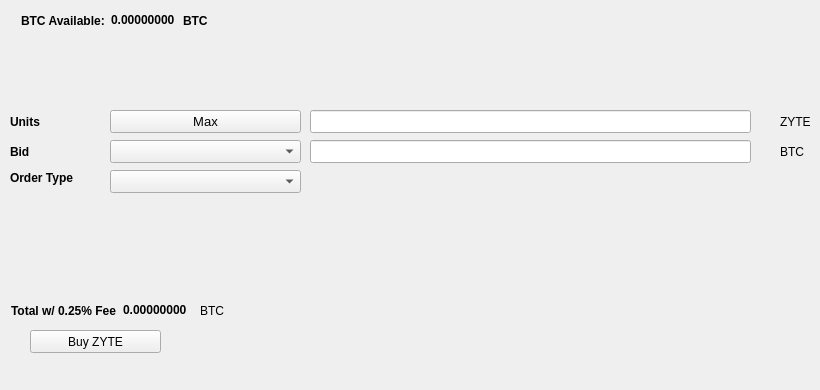
   <widget class="QWidget" name="BuyTab">
    <attribute name="title">
     <string>Buy</string>
    </attribute>
    <widget class="QPushButton" name="BuyENZ">
     <property name="geometry">
      <rect>
       <x>30</x>
       <y>330</y>
       <width>131</width>
       <height>23</height>
      </rect>
     </property>
     <property name="text">
      <string>Buy ZYTE</string>
     </property>
     <property name="icon">
      <iconset resource="../zyte.qrc">
       <normaloff>:/icons/bitcoin</normaloff>:/icons/bitcoin</iconset>
     </property>
    </widget>
    <widget class="QLabel" name="label_3">
     <property name="geometry">
      <rect>
       <x>10</x>
       <y>110</y>
       <width>46</width>
       <height>23</height>
      </rect>
     </property>
     <property name="font">
      <font>
       <weight>75</weight>
       <bold>true</bold>
      </font>
     </property>
     <property name="text">
      <string>Units</string>
     </property>
    </widget>
    <widget class="QLineEdit" name="UnitsInput">
     <property name="geometry">
      <rect>
       <x>310</x>
       <y>110</y>
       <width>441</width>
       <height>23</height>
      </rect>
     </property>
     <property name="font">
      <font>
       <pointsize>9</pointsize>
       <weight>75</weight>
       <bold>true</bold>
      </font>
     </property>
    </widget>
    <widget class="QLineEdit" name="BuyBidPriceEdit">
     <property name="geometry">
      <rect>
       <x>310</x>
       <y>140</y>
       <width>441</width>
       <height>23</height>
      </rect>
     </property>
     <property name="font">
      <font>
       <pointsize>9</pointsize>
       <weight>75</weight>
       <bold>true</bold>
      </font>
     </property>
    </widget>
    <widget class="QLabel" name="label_4">
     <property name="geometry">
      <rect>
       <x>780</x>
       <y>110</y>
       <width>31</width>
       <height>23</height>
      </rect>
     </property>
     <property name="text">
      <string>ZYTE</string>
     </property>
    </widget>
    <widget class="QLabel" name="label_5">
     <property name="geometry">
      <rect>
       <x>780</x>
       <y>140</y>
       <width>31</width>
       <height>23</height>
      </rect>
     </property>
     <property name="text">
      <string>BTC</string>
     </property>
    </widget>
    <widget class="QLabel" name="label_6">
     <property name="geometry">
      <rect>
       <x>10</x>
       <y>140</y>
       <width>46</width>
       <height>23</height>
      </rect>
     </property>
     <property name="font">
      <font>
       <weight>75</weight>
       <bold>true</bold>
      </font>
     </property>
     <property name="text">
      <string>Bid</string>
     </property>
    </widget>
    <widget class="QLabel" name="label_7">
     <property name="geometry">
      <rect>
       <x>10</x>
       <y>170</y>
       <width>91</width>
       <height>16</height>
      </rect>
     </property>
     <property name="font">
      <font>
       <weight>75</weight>
       <bold>true</bold>
      </font>
     </property>
     <property name="text">
      <string>Order Type</string>
     </property>
    </widget>
    <widget class="QPushButton" name="Buy_Max_Amount">
     <property name="geometry">
      <rect>
       <x>110</x>
       <y>110</y>
       <width>191</width>
       <height>23</height>
      </rect>
     </property>
     <property name="font">
      <font>
       <pointsize>10</pointsize>
      </font>
     </property>
     <property name="text">
      <string>Max</string>
     </property>
    </widget>
    <widget class="QComboBox" name="BuyBidcomboBox">
     <property name="geometry">
      <rect>
       <x>110</x>
       <y>140</y>
       <width>191</width>
       <height>23</height>
      </rect>
     </property>
     <property name="font">
      <font>
       <pointsize>10</pointsize>
      </font>
     </property>
    </widget>
    <widget class="QComboBox" name="buyOrdertypeCombo">
     <property name="geometry">
      <rect>
       <x>110</x>
       <y>170</y>
       <width>191</width>
       <height>23</height>
      </rect>
     </property>
     <property name="font">
      <font>
       <pointsize>10</pointsize>
      </font>
     </property>
    </widget>
    <widget class="QWidget" name="layoutWidget1">
     <property name="geometry">
      <rect>
       <x>21</x>
       <y>11</y>
       <width>227</width>
       <height>19</height>
      </rect>
     </property>
     <layout class="QHBoxLayout" name="horizontalLayout_3">
      <item>
       <widget class="QLabel" name="label232">
        <property name="font">
         <font>
          <weight>75</weight>
          <bold>true</bold>
         </font>
        </property>
        <property name="text">
         <string>BTC Available:</string>
        </property>
       </widget>
      </item>
      <item>
       <widget class="QLabel" name="BtcAvailableLbl">
        <property name="palette">
         <palette>
          <active>
           <colorrole role="WindowText">
            <brush brushstyle="SolidPattern">
             <color alpha="255">
              <red>0</red>
              <green>0</green>
              <blue>0</blue>
             </color>
            </brush>
           </colorrole>
           <colorrole role="Button">
            <brush brushstyle="SolidPattern">
             <color alpha="255">
              <red>0</red>
              <green>170</green>
              <blue>0</blue>
             </color>
            </brush>
           </colorrole>
           <colorrole role="Light">
            <brush brushstyle="SolidPattern">
             <color alpha="255">
              <red>0</red>
              <green>255</green>
              <blue>0</blue>
             </color>
            </brush>
           </colorrole>
           <colorrole role="Midlight">
            <brush brushstyle="SolidPattern">
             <color alpha="255">
              <red>0</red>
              <green>212</green>
              <blue>0</blue>
             </color>
            </brush>
           </colorrole>
           <colorrole role="Dark">
            <brush brushstyle="SolidPattern">
             <color alpha="255">
              <red>0</red>
              <green>85</green>
              <blue>0</blue>
             </color>
            </brush>
           </colorrole>
           <colorrole role="Mid">
            <brush brushstyle="SolidPattern">
             <color alpha="255">
              <red>0</red>
              <green>113</green>
              <blue>0</blue>
             </color>
            </brush>
           </colorrole>
           <colorrole role="Text">
            <brush brushstyle="SolidPattern">
             <color alpha="255">
              <red>0</red>
              <green>170</green>
              <blue>0</blue>
             </color>
            </brush>
           </colorrole>
           <colorrole role="BrightText">
            <brush brushstyle="SolidPattern">
             <color alpha="255">
              <red>255</red>
              <green>255</green>
              <blue>255</blue>
             </color>
            </brush>
           </colorrole>
           <colorrole role="ButtonText">
            <brush brushstyle="SolidPattern">
             <color alpha="255">
              <red>0</red>
              <green>0</green>
              <blue>0</blue>
             </color>
            </brush>
           </colorrole>
           <colorrole role="Base">
            <brush brushstyle="SolidPattern">
             <color alpha="255">
              <red>255</red>
              <green>255</green>
              <blue>255</blue>
             </color>
            </brush>
           </colorrole>
           <colorrole role="Window">
            <brush brushstyle="SolidPattern">
             <color alpha="255">
              <red>0</red>
              <green>170</green>
              <blue>0</blue>
             </color>
            </brush>
           </colorrole>
           <colorrole role="Shadow">
            <brush brushstyle="SolidPattern">
             <color alpha="255">
              <red>0</red>
              <green>0</green>
              <blue>0</blue>
             </color>
            </brush>
           </colorrole>
           <colorrole role="AlternateBase">
            <brush brushstyle="SolidPattern">
             <color alpha="255">
              <red>127</red>
              <green>212</green>
              <blue>127</blue>
             </color>
            </brush>
           </colorrole>
           <colorrole role="ToolTipBase">
            <brush brushstyle="SolidPattern">
             <color alpha="255">
              <red>255</red>
              <green>255</green>
              <blue>220</blue>
             </color>
            </brush>
           </colorrole>
           <colorrole role="ToolTipText">
            <brush brushstyle="SolidPattern">
             <color alpha="255">
              <red>0</red>
              <green>0</green>
              <blue>0</blue>
             </color>
            </brush>
           </colorrole>
          </active>
          <inactive>
           <colorrole role="WindowText">
            <brush brushstyle="SolidPattern">
             <color alpha="255">
              <red>0</red>
              <green>0</green>
              <blue>0</blue>
             </color>
            </brush>
           </colorrole>
           <colorrole role="Button">
            <brush brushstyle="SolidPattern">
             <color alpha="255">
              <red>0</red>
              <green>170</green>
              <blue>0</blue>
             </color>
            </brush>
           </colorrole>
           <colorrole role="Light">
            <brush brushstyle="SolidPattern">
             <color alpha="255">
              <red>0</red>
              <green>255</green>
              <blue>0</blue>
             </color>
            </brush>
           </colorrole>
           <colorrole role="Midlight">
            <brush brushstyle="SolidPattern">
             <color alpha="255">
              <red>0</red>
              <green>212</green>
              <blue>0</blue>
             </color>
            </brush>
           </colorrole>
           <colorrole role="Dark">
            <brush brushstyle="SolidPattern">
             <color alpha="255">
              <red>0</red>
              <green>85</green>
              <blue>0</blue>
             </color>
            </brush>
           </colorrole>
           <colorrole role="Mid">
            <brush brushstyle="SolidPattern">
             <color alpha="255">
              <red>0</red>
              <green>113</green>
              <blue>0</blue>
             </color>
            </brush>
           </colorrole>
           <colorrole role="Text">
            <brush brushstyle="SolidPattern">
             <color alpha="255">
              <red>0</red>
              <green>170</green>
              <blue>0</blue>
             </color>
            </brush>
           </colorrole>
           <colorrole role="BrightText">
            <brush brushstyle="SolidPattern">
             <color alpha="255">
              <red>255</red>
              <green>255</green>
              <blue>255</blue>
             </color>
            </brush>
           </colorrole>
           <colorrole role="ButtonText">
            <brush brushstyle="SolidPattern">
             <color alpha="255">
              <red>0</red>
              <green>0</green>
              <blue>0</blue>
             </color>
            </brush>
           </colorrole>
           <colorrole role="Base">
            <brush brushstyle="SolidPattern">
             <color alpha="255">
              <red>255</red>
              <green>255</green>
              <blue>255</blue>
             </color>
            </brush>
           </colorrole>
           <colorrole role="Window">
            <brush brushstyle="SolidPattern">
             <color alpha="255">
              <red>0</red>
              <green>170</green>
              <blue>0</blue>
             </color>
            </brush>
           </colorrole>
           <colorrole role="Shadow">
            <brush brushstyle="SolidPattern">
             <color alpha="255">
              <red>0</red>
              <green>0</green>
              <blue>0</blue>
             </color>
            </brush>
           </colorrole>
           <colorrole role="AlternateBase">
            <brush brushstyle="SolidPattern">
             <color alpha="255">
              <red>127</red>
              <green>212</green>
              <blue>127</blue>
             </color>
            </brush>
           </colorrole>
           <colorrole role="ToolTipBase">
            <brush brushstyle="SolidPattern">
             <color alpha="255">
              <red>255</red>
              <green>255</green>
              <blue>220</blue>
             </color>
            </brush>
           </colorrole>
           <colorrole role="ToolTipText">
            <brush brushstyle="SolidPattern">
             <color alpha="255">
              <red>0</red>
              <green>0</green>
              <blue>0</blue>
             </color>
            </brush>
           </colorrole>
          </inactive>
          <disabled>
           <colorrole role="WindowText">
            <brush brushstyle="SolidPattern">
             <color alpha="255">
              <red>0</red>
              <green>85</green>
              <blue>0</blue>
             </color>
            </brush>
           </colorrole>
           <colorrole role="Button">
            <brush brushstyle="SolidPattern">
             <color alpha="255">
              <red>0</red>
              <green>170</green>
              <blue>0</blue>
             </color>
            </brush>
           </colorrole>
           <colorrole role="Light">
            <brush brushstyle="SolidPattern">
             <color alpha="255">
              <red>0</red>
              <green>255</green>
              <blue>0</blue>
             </color>
            </brush>
           </colorrole>
           <colorrole role="Midlight">
            <brush brushstyle="SolidPattern">
             <color alpha="255">
              <red>0</red>
              <green>212</green>
              <blue>0</blue>
             </color>
            </brush>
           </colorrole>
           <colorrole role="Dark">
            <brush brushstyle="SolidPattern">
             <color alpha="255">
              <red>0</red>
              <green>85</green>
              <blue>0</blue>
             </color>
            </brush>
           </colorrole>
           <colorrole role="Mid">
            <brush brushstyle="SolidPattern">
             <color alpha="255">
              <red>0</red>
              <green>113</green>
              <blue>0</blue>
             </color>
            </brush>
           </colorrole>
           <colorrole role="Text">
            <brush brushstyle="SolidPattern">
             <color alpha="255">
              <red>0</red>
              <green>85</green>
              <blue>0</blue>
             </color>
            </brush>
           </colorrole>
           <colorrole role="BrightText">
            <brush brushstyle="SolidPattern">
             <color alpha="255">
              <red>255</red>
              <green>255</green>
              <blue>255</blue>
             </color>
            </brush>
           </colorrole>
           <colorrole role="ButtonText">
            <brush brushstyle="SolidPattern">
             <color alpha="255">
              <red>0</red>
              <green>85</green>
              <blue>0</blue>
             </color>
            </brush>
           </colorrole>
           <colorrole role="Base">
            <brush brushstyle="SolidPattern">
             <color alpha="255">
              <red>0</red>
              <green>170</green>
              <blue>0</blue>
             </color>
            </brush>
           </colorrole>
           <colorrole role="Window">
            <brush brushstyle="SolidPattern">
             <color alpha="255">
              <red>0</red>
              <green>170</green>
              <blue>0</blue>
             </color>
            </brush>
           </colorrole>
           <colorrole role="Shadow">
            <brush brushstyle="SolidPattern">
             <color alpha="255">
              <red>0</red>
              <green>0</green>
              <blue>0</blue>
             </color>
            </brush>
           </colorrole>
           <colorrole role="AlternateBase">
            <brush brushstyle="SolidPattern">
             <color alpha="255">
              <red>0</red>
              <green>170</green>
              <blue>0</blue>
             </color>
            </brush>
           </colorrole>
           <colorrole role="ToolTipBase">
            <brush brushstyle="SolidPattern">
             <color alpha="255">
              <red>255</red>
              <green>255</green>
              <blue>220</blue>
             </color>
            </brush>
           </colorrole>
           <colorrole role="ToolTipText">
            <brush brushstyle="SolidPattern">
             <color alpha="255">
              <red>0</red>
              <green>0</green>
              <blue>0</blue>
             </color>
            </brush>
           </colorrole>
          </disabled>
         </palette>
        </property>
        <property name="font">
         <font>
          <weight>75</weight>
          <bold>true</bold>
         </font>
        </property>
        <property name="text">
         <string>0.00000000</string>
        </property>
        <property name="textInteractionFlags">
         <set>Qt::LinksAccessibleByMouse|Qt::TextSelectableByKeyboard|Qt::TextSelectableByMouse</set>
        </property>
       </widget>
      </item>
      <item>
       <widget class="QLabel" name="BtcAvailableLbl_2">
        <property name="font">
         <font>
          <weight>75</weight>
          <bold>true</bold>
         </font>
        </property>
        <property name="text">
         <string>BTC</string>
        </property>
       </widget>
      </item>
     </layout>
    </widget>
    <widget class="QWidget" name="layoutWidge2">
     <property name="geometry">
      <rect>
       <x>11</x>
       <y>301</y>
       <width>259</width>
       <height>19</height>
      </rect>
     </property>
     <layout class="QHBoxLayout" name="horizontalLayout_4">
      <item>
       <widget class="QLabel" name="label_9">
        <property name="font">
         <font>
          <weight>75</weight>
          <bold>true</bold>
         </font>
        </property>
        <property name="text">
         <string>Total w/ 0.25% Fee</string>
        </property>
       </widget>
      </item>
      <item>
       <widget class="QLabel" name="BuyCostLabel">
        <property name="palette">
         <palette>
          <active>
           <colorrole role="WindowText">
            <brush brushstyle="SolidPattern">
             <color alpha="255">
              <red>0</red>
              <green>0</green>
              <blue>0</blue>
             </color>
            </brush>
           </colorrole>
           <colorrole role="Button">
            <brush brushstyle="SolidPattern">
             <color alpha="255">
              <red>0</red>
              <green>170</green>
              <blue>0</blue>
             </color>
            </brush>
           </colorrole>
           <colorrole role="Light">
            <brush brushstyle="SolidPattern">
             <color alpha="255">
              <red>0</red>
              <green>255</green>
              <blue>0</blue>
             </color>
            </brush>
           </colorrole>
           <colorrole role="Midlight">
            <brush brushstyle="SolidPattern">
             <color alpha="255">
              <red>0</red>
              <green>212</green>
              <blue>0</blue>
             </color>
            </brush>
           </colorrole>
           <colorrole role="Dark">
            <brush brushstyle="SolidPattern">
             <color alpha="255">
              <red>0</red>
              <green>85</green>
              <blue>0</blue>
             </color>
            </brush>
           </colorrole>
           <colorrole role="Mid">
            <brush brushstyle="SolidPattern">
             <color alpha="255">
              <red>0</red>
              <green>113</green>
              <blue>0</blue>
             </color>
            </brush>
           </colorrole>
           <colorrole role="Text">
            <brush brushstyle="SolidPattern">
             <color alpha="255">
              <red>0</red>
              <green>170</green>
              <blue>0</blue>
             </color>
            </brush>
           </colorrole>
           <colorrole role="BrightText">
            <brush brushstyle="SolidPattern">
             <color alpha="255">
              <red>255</red>
              <green>255</green>
              <blue>255</blue>
             </color>
            </brush>
           </colorrole>
           <colorrole role="ButtonText">
            <brush brushstyle="SolidPattern">
             <color alpha="255">
              <red>0</red>
              <green>0</green>
              <blue>0</blue>
             </color>
            </brush>
           </colorrole>
           <colorrole role="Base">
            <brush brushstyle="SolidPattern">
             <color alpha="255">
              <red>255</red>
              <green>255</green>
              <blue>255</blue>
             </color>
            </brush>
           </colorrole>
           <colorrole role="Window">
            <brush brushstyle="SolidPattern">
             <color alpha="255">
              <red>0</red>
              <green>170</green>
              <blue>0</blue>
             </color>
            </brush>
           </colorrole>
           <colorrole role="Shadow">
            <brush brushstyle="SolidPattern">
             <color alpha="255">
              <red>0</red>
              <green>0</green>
              <blue>0</blue>
             </color>
            </brush>
           </colorrole>
           <colorrole role="AlternateBase">
            <brush brushstyle="SolidPattern">
             <color alpha="255">
              <red>127</red>
              <green>212</green>
              <blue>127</blue>
             </color>
            </brush>
           </colorrole>
           <colorrole role="ToolTipBase">
            <brush brushstyle="SolidPattern">
             <color alpha="255">
              <red>255</red>
              <green>255</green>
              <blue>220</blue>
             </color>
            </brush>
           </colorrole>
           <colorrole role="ToolTipText">
            <brush brushstyle="SolidPattern">
             <color alpha="255">
              <red>0</red>
              <green>0</green>
              <blue>0</blue>
             </color>
            </brush>
           </colorrole>
          </active>
          <inactive>
           <colorrole role="WindowText">
            <brush brushstyle="SolidPattern">
             <color alpha="255">
              <red>0</red>
              <green>0</green>
              <blue>0</blue>
             </color>
            </brush>
           </colorrole>
           <colorrole role="Button">
            <brush brushstyle="SolidPattern">
             <color alpha="255">
              <red>0</red>
              <green>170</green>
              <blue>0</blue>
             </color>
            </brush>
           </colorrole>
           <colorrole role="Light">
            <brush brushstyle="SolidPattern">
             <color alpha="255">
              <red>0</red>
              <green>255</green>
              <blue>0</blue>
             </color>
            </brush>
           </colorrole>
           <colorrole role="Midlight">
            <brush brushstyle="SolidPattern">
             <color alpha="255">
              <red>0</red>
              <green>212</green>
              <blue>0</blue>
             </color>
            </brush>
           </colorrole>
           <colorrole role="Dark">
            <brush brushstyle="SolidPattern">
             <color alpha="255">
              <red>0</red>
              <green>85</green>
              <blue>0</blue>
             </color>
            </brush>
           </colorrole>
           <colorrole role="Mid">
            <brush brushstyle="SolidPattern">
             <color alpha="255">
              <red>0</red>
              <green>113</green>
              <blue>0</blue>
             </color>
            </brush>
           </colorrole>
           <colorrole role="Text">
            <brush brushstyle="SolidPattern">
             <color alpha="255">
              <red>0</red>
              <green>170</green>
              <blue>0</blue>
             </color>
            </brush>
           </colorrole>
           <colorrole role="BrightText">
            <brush brushstyle="SolidPattern">
             <color alpha="255">
              <red>255</red>
              <green>255</green>
              <blue>255</blue>
             </color>
            </brush>
           </colorrole>
           <colorrole role="ButtonText">
            <brush brushstyle="SolidPattern">
             <color alpha="255">
              <red>0</red>
              <green>0</green>
              <blue>0</blue>
             </color>
            </brush>
           </colorrole>
           <colorrole role="Base">
            <brush brushstyle="SolidPattern">
             <color alpha="255">
              <red>255</red>
              <green>255</green>
              <blue>255</blue>
             </color>
            </brush>
           </colorrole>
           <colorrole role="Window">
            <brush brushstyle="SolidPattern">
             <color alpha="255">
              <red>0</red>
              <green>170</green>
              <blue>0</blue>
             </color>
            </brush>
           </colorrole>
           <colorrole role="Shadow">
            <brush brushstyle="SolidPattern">
             <color alpha="255">
              <red>0</red>
              <green>0</green>
              <blue>0</blue>
             </color>
            </brush>
           </colorrole>
           <colorrole role="AlternateBase">
            <brush brushstyle="SolidPattern">
             <color alpha="255">
              <red>127</red>
              <green>212</green>
              <blue>127</blue>
             </color>
            </brush>
           </colorrole>
           <colorrole role="ToolTipBase">
            <brush brushstyle="SolidPattern">
             <color alpha="255">
              <red>255</red>
              <green>255</green>
              <blue>220</blue>
             </color>
            </brush>
           </colorrole>
           <colorrole role="ToolTipText">
            <brush brushstyle="SolidPattern">
             <color alpha="255">
              <red>0</red>
              <green>0</green>
              <blue>0</blue>
             </color>
            </brush>
           </colorrole>
          </inactive>
          <disabled>
           <colorrole role="WindowText">
            <brush brushstyle="SolidPattern">
             <color alpha="255">
              <red>0</red>
              <green>85</green>
              <blue>0</blue>
             </color>
            </brush>
           </colorrole>
           <colorrole role="Button">
            <brush brushstyle="SolidPattern">
             <color alpha="255">
              <red>0</red>
              <green>170</green>
              <blue>0</blue>
             </color>
            </brush>
           </colorrole>
           <colorrole role="Light">
            <brush brushstyle="SolidPattern">
             <color alpha="255">
              <red>0</red>
              <green>255</green>
              <blue>0</blue>
             </color>
            </brush>
           </colorrole>
           <colorrole role="Midlight">
            <brush brushstyle="SolidPattern">
             <color alpha="255">
              <red>0</red>
              <green>212</green>
              <blue>0</blue>
             </color>
            </brush>
           </colorrole>
           <colorrole role="Dark">
            <brush brushstyle="SolidPattern">
             <color alpha="255">
              <red>0</red>
              <green>85</green>
              <blue>0</blue>
             </color>
            </brush>
           </colorrole>
           <colorrole role="Mid">
            <brush brushstyle="SolidPattern">
             <color alpha="255">
              <red>0</red>
              <green>113</green>
              <blue>0</blue>
             </color>
            </brush>
           </colorrole>
           <colorrole role="Text">
            <brush brushstyle="SolidPattern">
             <color alpha="255">
              <red>0</red>
              <green>85</green>
              <blue>0</blue>
             </color>
            </brush>
           </colorrole>
           <colorrole role="BrightText">
            <brush brushstyle="SolidPattern">
             <color alpha="255">
              <red>255</red>
              <green>255</green>
              <blue>255</blue>
             </color>
            </brush>
           </colorrole>
           <colorrole role="ButtonText">
            <brush brushstyle="SolidPattern">
             <color alpha="255">
              <red>0</red>
              <green>85</green>
              <blue>0</blue>
             </color>
            </brush>
           </colorrole>
           <colorrole role="Base">
            <brush brushstyle="SolidPattern">
             <color alpha="255">
              <red>0</red>
              <green>170</green>
              <blue>0</blue>
             </color>
            </brush>
           </colorrole>
           <colorrole role="Window">
            <brush brushstyle="SolidPattern">
             <color alpha="255">
              <red>0</red>
              <green>170</green>
              <blue>0</blue>
             </color>
            </brush>
           </colorrole>
           <colorrole role="Shadow">
            <brush brushstyle="SolidPattern">
             <color alpha="255">
              <red>0</red>
              <green>0</green>
              <blue>0</blue>
             </color>
            </brush>
           </colorrole>
           <colorrole role="AlternateBase">
            <brush brushstyle="SolidPattern">
             <color alpha="255">
              <red>0</red>
              <green>170</green>
              <blue>0</blue>
             </color>
            </brush>
           </colorrole>
           <colorrole role="ToolTipBase">
            <brush brushstyle="SolidPattern">
             <color alpha="255">
              <red>255</red>
              <green>255</green>
              <blue>220</blue>
             </color>
            </brush>
           </colorrole>
           <colorrole role="ToolTipText">
            <brush brushstyle="SolidPattern">
             <color alpha="255">
              <red>0</red>
              <green>0</green>
              <blue>0</blue>
             </color>
            </brush>
           </colorrole>
          </disabled>
         </palette>
        </property>
        <property name="font">
         <font>
          <weight>75</weight>
          <bold>true</bold>
         </font>
        </property>
        <property name="autoFillBackground">
         <bool>false</bool>
        </property>
        <property name="text">
         <string>0.00000000</string>
        </property>
        <property name="textInteractionFlags">
         <set>Qt::LinksAccessibleByMouse|Qt::TextSelectableByMouse</set>
        </property>
       </widget>
      </item>
      <item>
       <widget class="QLabel" name="label_10">
        <property name="font">
         <font>
          <weight>50</weight>
          <bold>false</bold>
         </font>
        </property>
        <property name="text">
         <string>BTC</string>
        </property>
       </widget>
      </item>
     </layout>
    </widget>
    <widget class="QLabel" name="label_24">
     <property name="geometry">
      <rect>
       <x>460</x>
       <y>300</y>
       <width>281</width>
       <height>81</height>
      </rect>
     </property>
     <property name="text">
      <string/>
     </property>
     <property name="pixmap">
      <pixmap>:/images/bittrex</pixmap>
     </property>
    </widget>
   </widget>
